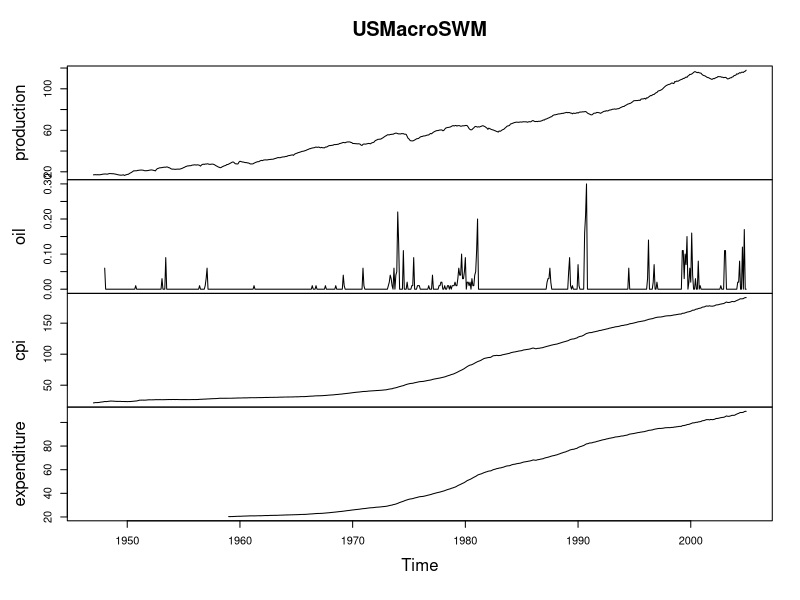

Generate this figure with R:
library(AER)


### Name: USMacroSWM
### Title: Monthly US Macroeconomic Data (1947-2004, Stock & Watson)
### Aliases: USMacroSWM
### Keywords: datasets

### ** Examples

data("USMacroSWM")
plot(USMacroSWM)
